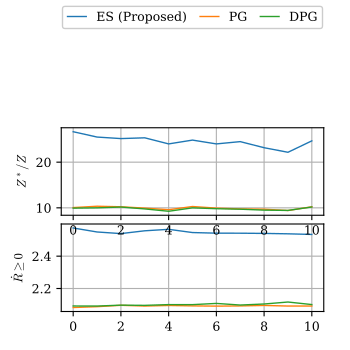

This figure's Python source:
import os
import pandas as pd
import numpy as np
import matplotlib.pyplot as plt
from sim_src.util import GET_LOG_PATH_FOR_SIM_SCRIPT

FONT_SIZE = 9
fig_width_px = 350
fig_height_px = 350
dpi = 100  # Typical screen DPI, adjust if necessary
fig_width_in = fig_width_px / dpi
fig_height_in = fig_height_px / dpi

plt.rc('font', family='serif')
plt.rc('mathtext', fontset='cm')
plt.rc('font', size=FONT_SIZE)  # Default font size
plt.rc('axes', titlesize=FONT_SIZE)  # Font size of the axes title
plt.rc('axes', labelsize=FONT_SIZE)  # Font size of the x and y labels
plt.rc('xtick', labelsize=FONT_SIZE)  # Font size of the tick labels
plt.rc('ytick', labelsize=FONT_SIZE)  # Font size of the tick labels
plt.rc('legend', fontsize=FONT_SIZE)  # Font size for legends

def moving_average(data, window_size=20):
    return np.convolve(data, np.ones(window_size)/window_size, mode='full')


from working_dir_path import get_controller_path
current_dir = os.path.dirname(os.path.abspath(__file__))

data_name_list = ["ES (Proposed)","PG","DPG"]

# Create subplots
fig, axs = plt.subplots(2, 1)
# fig_width_in = (fig_width_px * 3 + 40) / dpi  # Adjust width for three subplots and spacing
fig.set_size_inches(fig_width_in, fig_height_in)

# Define the paths to your three data files
folder = [
    os.path.join(get_controller_path(), "sim_alg/test_online/log-test_mobile_ae/test_mobile_ae-2024-December-16-00-34-54-ail"),
    os.path.join(get_controller_path(), "sim_alg/test_online/log-test_mobile_hf_nft/test_mobile_hf_nft-2024-December-16-01-21-12-ail"),
    os.path.join(get_controller_path(), "sim_alg/test_online/log-test_mobile_hf/test_mobile_hf-2024-December-16-02-15-58-ail"),
]

data_list = []

path = []
path.append(os.path.join(folder[0],"ES_GGM.tim_us.final.txt"))
path.append(os.path.join(folder[1],"ES_GGM.tim_us.final.txt"))
path.append(os.path.join(folder[2],"ES_GGM.tim_us.final.txt"))
for idx, data_file in enumerate(path):
    if not os.path.exists(data_file):
        raise FileNotFoundError(f"Data file not found: {data_file}")
    data = np.genfromtxt(data_file, delimiter=',')[:,3:5]
    # Step 1: Extract x and y columns
    x = data[:, 0]
    y = data[:, 1]

    # Step 2: Find unique y values and get inverse indices
    unique_y, inverse_indices = np.unique(y, return_inverse=True)

    # Step 3: Compute the sum of x for each unique y
    sum_x = np.bincount(inverse_indices, weights=x)

    # Step 4: Count the number of occurrences for each unique y
    count = np.bincount(inverse_indices)

    # Step 5: Calculate the mean of x for each unique y
    mean_x = sum_x / count
    data_list.append(np.log10(mean_x/1000))

path = []
path.append(os.path.join(folder[0],"ES_GGM.np.final.txt"))
path.append(os.path.join(folder[1],"ES_GGM.np.final.txt"))
path.append(os.path.join(folder[2],"ES_GGM.np.final.txt"))
for idx, data_file in enumerate(path):
    if not os.path.exists(data_file):
        raise FileNotFoundError(f"Data file not found: {data_file}")
    data = np.genfromtxt(data_file, delimiter=',')[:,3:5]
    # Step 1: Extract x and y columns
    x = data[:, 0]
    y = data[:, 1]

    # Step 2: Find unique y values and get inverse indices
    unique_y, inverse_indices = np.unique(y, return_inverse=True)

    # Step 3: Compute the sum of x for each unique y
    sum_x = np.bincount(inverse_indices, weights=x)

    # Step 4: Count the number of occurrences for each unique y
    count = np.bincount(inverse_indices)

    # Step 5: Calculate the mean of x for each unique y
    mean_x = sum_x / count
    data_list.append(mean_x)

lines = []

ylabels = [r'$\dot{R}\geq 0$',r'$Z^*/Z$',r'$r_k\geq\hat{r}$',]
for i in range(2):
    for j in range(3):
        line, = axs[i].plot(data_list[j+i*3],linewidth=1,markerfacecolor='none')
        lines.append(line)
    axs[i].set_ylabel(ylabels[i])

    # if i == 0:
    #     axs[i].set_xlabel(r'Iterations')
    #     # axs[i].set_yticks(np.arange(4, num_rows, tick_step))
    #     # axs[i].set_yticklabels(np.arange(4, num_rows, tick_step)+1)
    # else:
    #     axs[i].set_xticks(np.arange(0,1001,200))      # Remove y-axis ticks
    #     axs[i].set_xticklabels([])
    #     axs[i].set_xlabel('')      # Remove y-axis label

    # if i == 0:
    #     axs[i].set_ylim(-0.1, 1)

    # if i == 1:
    #     axs[i].set_ylim(-0.2, 4)
    #     axs[i].set_yticks([0,2,4])      # Remove y-axis ticks

    # if i == 2:
    #     axs[i].set_ylim(-0.02, 0.4)
    #     axs[i].set_yticks([0.0,0.2,0.4])      # Remove y-axis ticks

    # axs[i].set_xlim(0, 1000)
    axs[i].set_position([0.175, 0.11+i*0.275, 0.75, 0.25])
    axs[i].grid(True)

# Add a legend
fig.legend(lines, data_name_list ,fontsize=FONT_SIZE, loc='lower left', bbox_to_anchor=(0.175, 0.915, 0.75, 0.1), ncol = 3 , borderaxespad=0.1,handlelength=1.5,fancybox=True, framealpha=1,mode='expand' )
# axs[0].legend(fontsize=8, loc='lower left', bbox_to_anchor=(0, 1.02, 5,0.1), ncol=3,borderaxespad=0.)
# plt.subplots_adjust(left=0.175, right=0.95,bottom=0.175,top=0.95)


# Save the figure as a PDF
output_path = os.path.join(current_dir, os.path.splitext(os.path.basename(__file__))[0]) + '.pdf'

fig.savefig(output_path, format='pdf', pad_inches=0.)

# Display the plot
plt.show()
